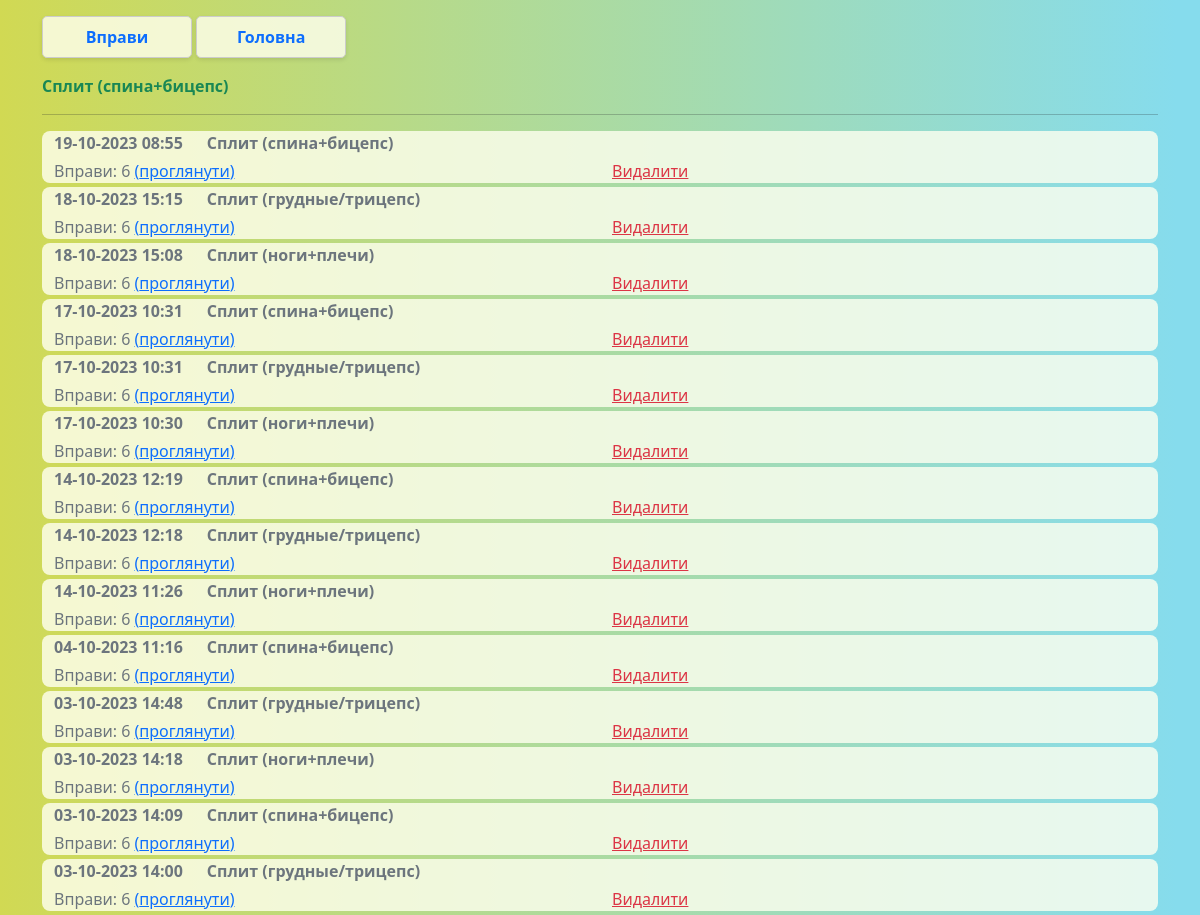
The page /statistics (signed in) on the database as committed earlier.
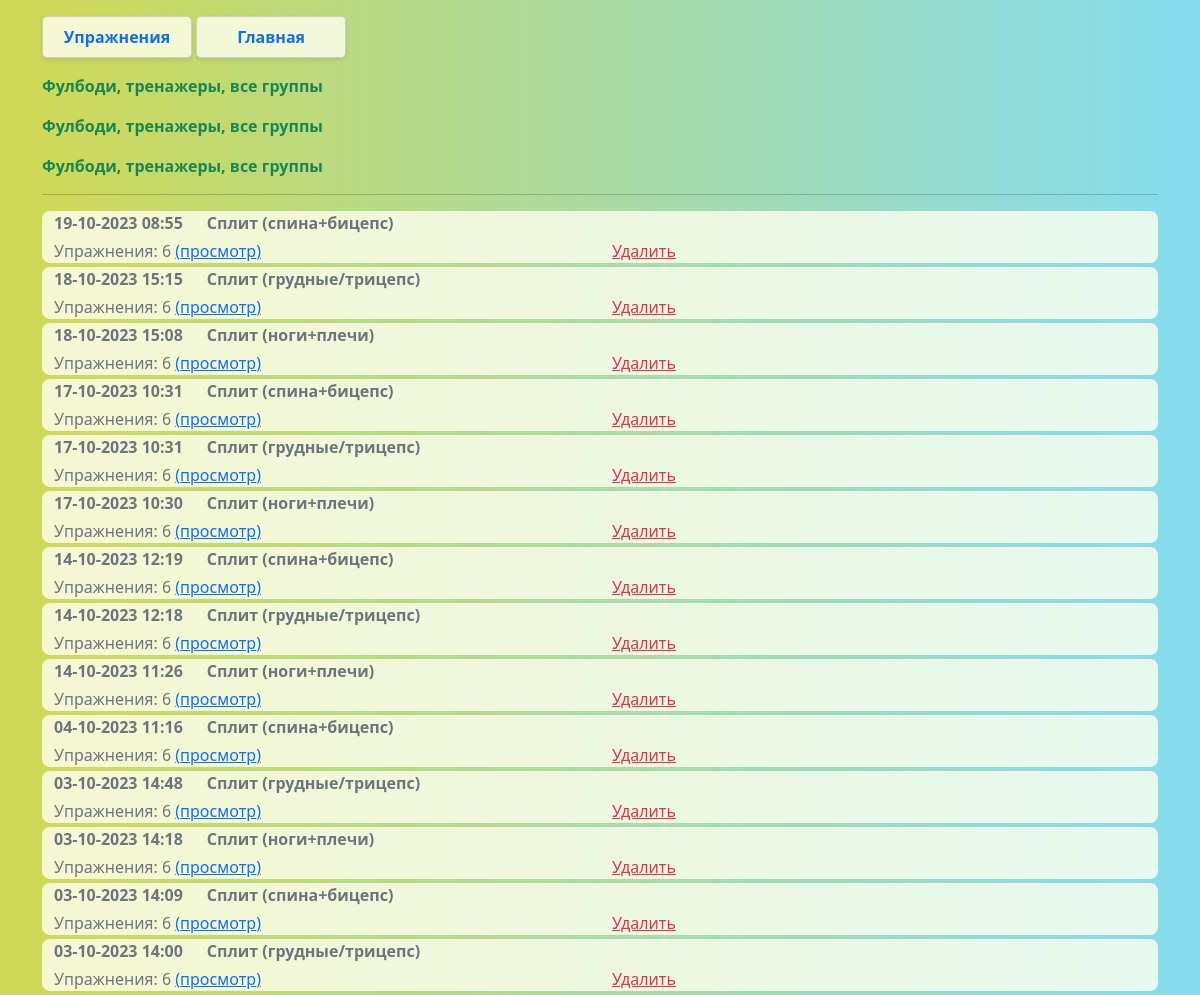
The same page on the database as committed later.
### _models.py (models this page shows, shortened)
class User(db.Model, UserMixin):
    __tablename__ = 'users'
    id = db.Column(db.Integer, primary_key=True)
    name = db.Column(db.String(80), nullable=False, unique=True)
    password = db.Column(db.String(80), nullable=False)
    role = db.Column(db.String(80), nullable=False, default='user')
    email = db.Column(db.String(80), unique=True, nullable=False)
    language = db.Column(db.String(20), default='EN')
    preferences = db.Column(db.Text, default=[])
    date_registration = Column(db.DateTime)
    date_last_activity = Column(db.DateTime)
    trainings = relationship('UserTraining', back_populates='user')

class Training(db.Model):
    __tablename__ = 'trainings'
    training_id = db.Column(db.Integer, primary_key=True)
    name = db.Column(db.String(50), nullable=False)
    local_names = db.Column(db.Text)
    owner = db.Column(db.String(80), default='admin')
    exercises = relationship('Exercise', secondary='training_exercises', overlaps="trainings")
    user_trainings = relationship('UserTraining', back_populates='training', cascade='all, delete-orphan')
    plans = relationship('Plan', secondary='plan_trainings', back_populates='trainings')

### main.py (the view)
@app.route('/statistics')
@login_required
def statistics():
    u_utr = UserTraining.query.filter_by(user_id=current_user.id, assigned=True, completed=False).all()
    c_utr = UserTraining.query.filter_by(user_id=current_user.id, assigned=True, completed=True).all()
    uncompleted_trainings = []
    for u_tr in u_utr:
        train = Training.query.get(u_tr.training_id)
        if train:
            if train.owner != current_user.name:
                local_names = json.loads(train.local_names)
                local_name = local_names[current_user.language]
            else:
                local_name = train.name
            uncompleted_trainings.append([train, u_tr.id, local_name])
    completed_trainings = []
    for c_tr in c_utr:
        train = Training.query.get(c_tr.training_id)
        if train:
            if train.owner != current_user.name:
                local_names = json.loads(train.local_names)
                local_name = local_names[current_user.language]
            else:
                local_name = train.name
            ex_count=len(train.exercises)
            user_prefs = json.loads(current_user.preferences)
            time_delta = timedelta(hours=user_prefs['LTO'])
            result_time = c_tr.date_completed + time_delta
            formatted_datetime = result_time.strftime("%d-%m-%Y %H:%M")
            completed_trainings.append([train, c_tr.id, ex_count, formatted_datetime, local_name])
    completed_trainings.reverse()
    return render_template('statistics.html', uncompleted_trainings=uncompleted_trainings, completed_trainings=completed_trainings,
                           user=current_user)

### _logic.py (called while the page is built)
def load_localization_dict():
    phrases = Localization.query.all()
    phrases_list = {}
    for phrase in phrases:
        translations_dict = json.loads(phrase.translations)
        phrases_list[phrase.key] = translations_dict
    return phrases_list

### main.py (called while the page is built)
@login_manager.user_loader
def load_user(user_id):
    return User.query.get(int(user_id))

@app.context_processor
def inject_local_dict():
    local_dict = load_localization_dict()
    return {'local_dict': local_dict}

### templates/statistics.html (shortened to what this page needs)
{% extends 'base.html' %}
{% block body %}
<div class="pt-3">
    <div>
    <form action="/statistics/exercises" method="post">
        <input type="submit" class="statistics-btn d-inline-flex p-2 fw-bold text-primary fs-6 link-underline link-underline-opacity-0" value="{{local_dict['Exercises'][current_user.language]}}">
    <a href="/" class="statistics-btn d-inline-flex p-2 fw-bold fs-6 link-underline link-underline-opacity-0">
        {{local_dict['Main'][current_user.language]}}
    </a>
    </form>
    {% for ut in uncompleted_trainings %}
    <div class="row mt-3 text-success fw-semibold">
    <div class="col">
        {{ ut[2] }}
    </div>
    </div>
    {% endfor %}
    <hr>
    {% for ct in completed_trainings %}
    <div class="container mb-1 background-custom-light rounded-3">
        <div class="row mb-1 text-secondary fw-semibold">
            <div class="col col-md-auto">
                {{ct[3]}}
            </div>
            <div class="col">
                {{ ct[4] }}
            </div>
        </div>
        <div class="row mb-1 text-secondary">
            <div class="col">
                {{local_dict['Exercises'][current_user.language]}}: {{ct[2]}} <a href="/statistics/details/{{ct[1]}}" >
                ({{local_dict['view'][current_user.language]}})
            </a>
            </div>
            <div class="col">
                <a href="/statistics/delete/{{ct[1]}}" class="link-danger">
                    {{local_dict['Delete'][current_user.language]}}
                </a>
            </div>
        </div>
    </div>
    {% endfor %}
    </div>
</div>
{% endblock %}

Rows that differ between the two databases and show on the page:
no longer on one of the page's lists (row unchanged): Training: name "Сплит (спина+бицепс)"
changed User: language "Вправи" → "Упражнения"; language "Головна" → "Главная"; language "проглянути" → "просмотр"; language "Видалити" → "Удалить"
now on this page (row unchanged): Training: name "Фулбоди, тренажеры, все группы"
